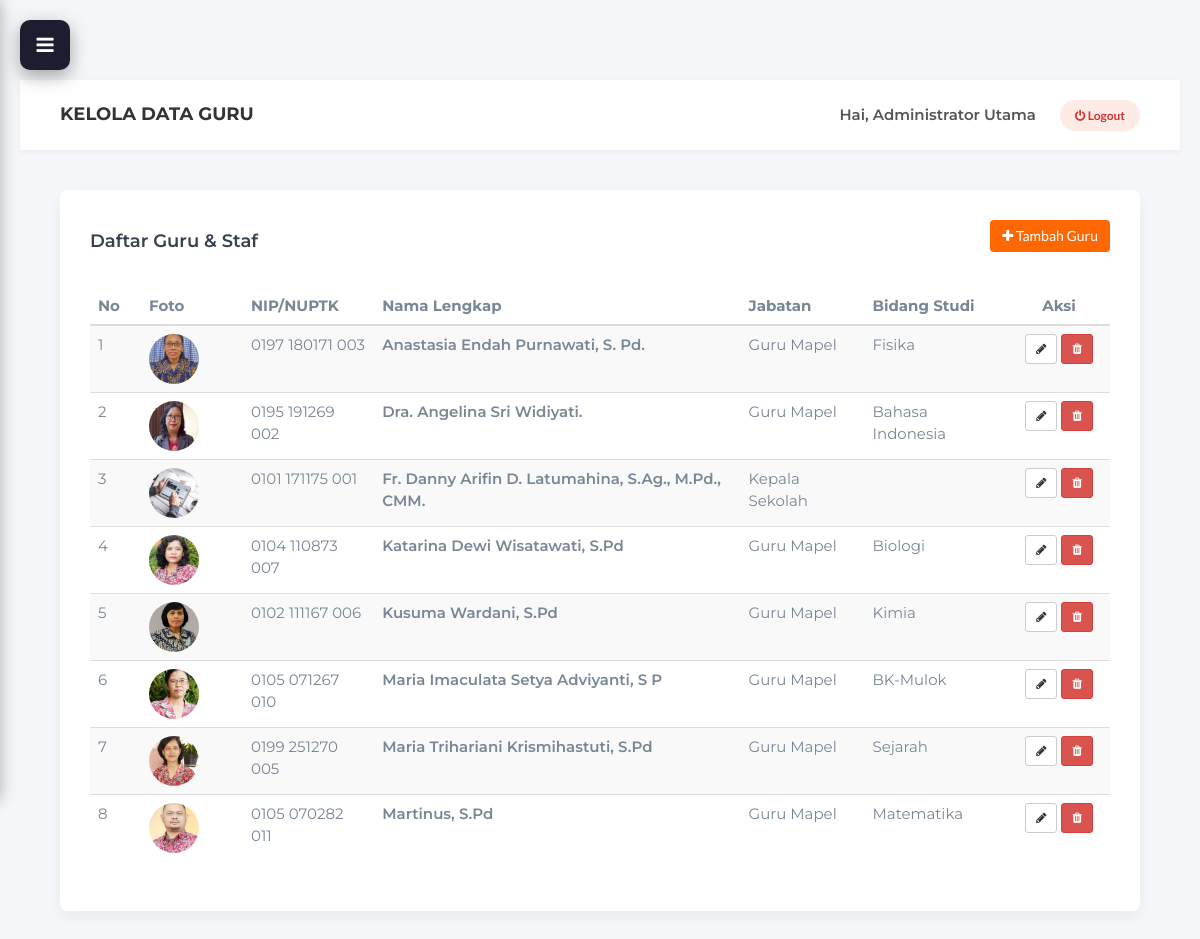
The page /admin/guru.php (signed in) on the database as committed earlier.
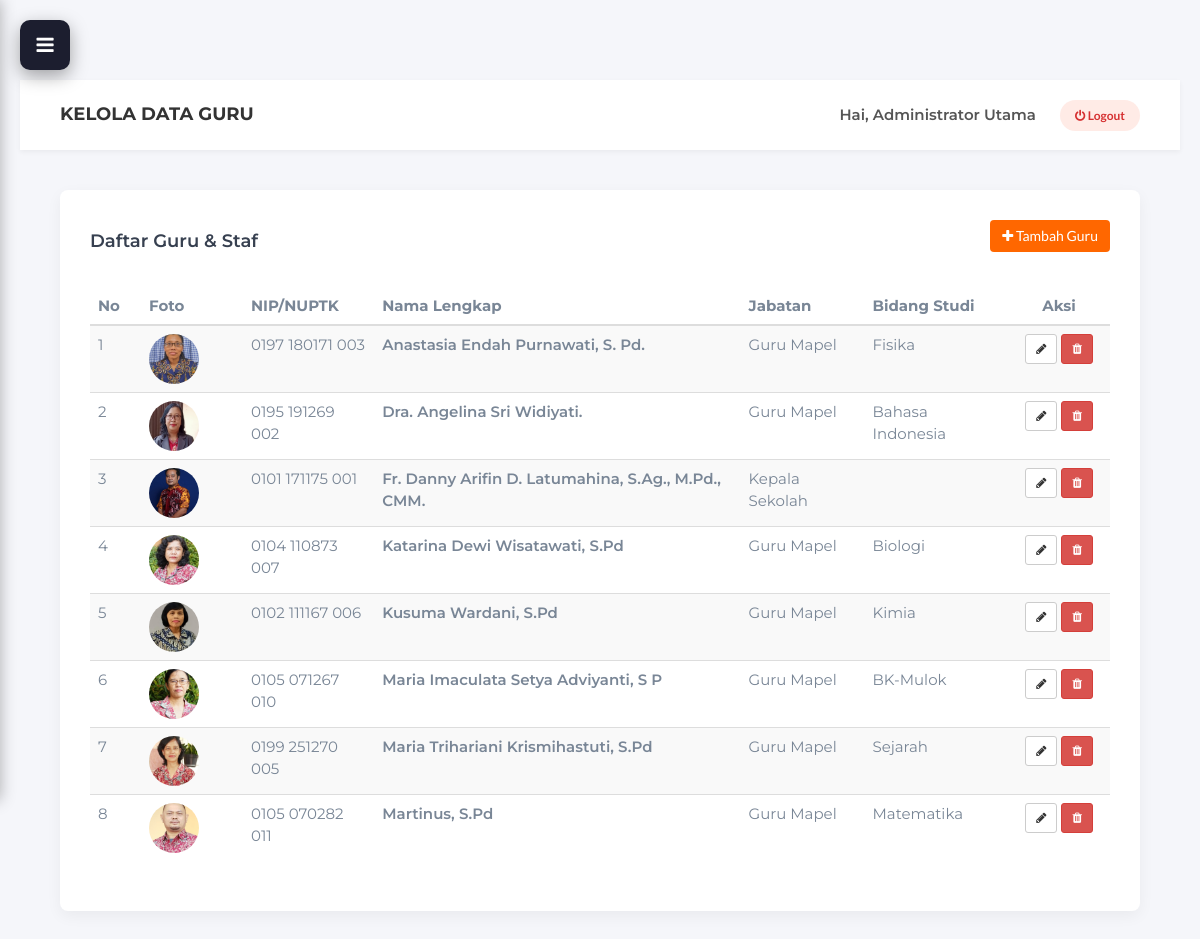
The same page on the database as committed later.
### tables this page shows
CREATE TABLE `guru_staf` (
  `id_guru` int NOT NULL,
  `nip` varchar(50) DEFAULT NULL,
  `nama_lengkap` varchar(100) NOT NULL,
  `jabatan` varchar(50) NOT NULL,
  `bidang_studi` varchar(100) NOT NULL,
  `email` varchar(100) DEFAULT NULL,
  `foto` varchar(255) DEFAULT NULL
);

### controllers/AdminGuruController.php (called while the page is built, shortened)
<?php
require_once __DIR__ . '/../models/GuruModel.php';
class AdminGuruController {
    public function index() {
        $model = new GuruModel();
        $data_guru = $model->getAllGuruList();
        require_once '../views/admin/guru_index.php';
    }
}
?>

### models/GuruModel.php (called while the page is built, shortened)
<?php
require_once 'Database.php';
class GuruModel extends Database {
    public function getAllGuruList() {
        $sql = "SELECT id_guru, nip, nama_lengkap, jabatan, bidang_studi, email, foto
                  FROM guru_staf";
        $order = " ORDER BY nama_lengkap ASC";
        $final_sql = $sql . $order;
        $query = $this->query($final_sql);
        $data_guru = [];
        while ($row = mysqli_fetch_assoc($query)) {
            $data_guru[] = $row;
        }
        return $data_guru;
    }
}
?>

### models/Database.php (called while the page is built, shortened)
<?php
require_once __DIR__ . '/../Koneksi Database/koneksi.php';
class Database {
    protected $koneksi;
    public function __construct() {
        global $koneksi;
        $this->koneksi = $koneksi;
    }
    public function query($sql) {
        return mysqli_query($this->koneksi, $sql);
    }
}
?>

### views/admin/guru_index.php (the view)
<?php
$title = "Kelola Data Guru";
require_once 'template/header.php';
require_once 'template/sidebar.php';
?>
<div class="main-content">
    <?php require_once 'template/topbar.php'; ?>
    <div class="content-wrapper">
        <div class="card-box">
            <div class="row" style="margin-bottom: 20px;">
                <div class="col-md-6"><h4>Daftar Guru & Staf</h4></div>
                <div class="col-md-6 text-right">
                    <a href="guru.php?aksi=tambah" class="btn btn-orange"><i class="fa fa-plus"></i> Tambah Guru</a>
                </div>
            </div>
            <div class="table-responsive">
                <table class="table table-hover table-striped">
                    <thead>
                        <tr>
                            <th width="5%">No</th>
                            <th width="10%">Foto</th>
                            <th>NIP/NUPTK</th>
                            <th>Nama Lengkap</th>
                            <th>Jabatan</th>
                            <th>Bidang Studi</th>
                            <th width="10%" class="text-center">Aksi</th>
                        </tr>
                    </thead>
                    <tbody>
                        <?php
                        $no = 1;
                        if (count($data_guru) > 0) {
                            foreach ($data_guru as $g) {
                                $img_path = "uploads/guru/" . $g['foto'];
                                if(empty($g['foto']) || !file_exists("../admin/" . $img_path)) {
                                    $img_show = "../img/course01.jpg";
                                } else {
                                    $img_show = $img_path;
                                }
                        ?>
                        <tr>
                            <td><?php echo $no++; ?></td>
                            <td><img src="<?php echo $img_show; ?>" width="50" style="border-radius: 50%; height: 50px; object-fit: cover;"></td>
                            <td><?php echo htmlspecialchars($g['nip']); ?></td>
                            <td style="font-weight:600;"><?php echo htmlspecialchars($g['nama_lengkap']); ?></td>
                            <td><?php echo htmlspecialchars($g['jabatan']); ?></td>
                            <td><?php echo htmlspecialchars($g['bidang_studi']); ?></td>
                            <td class="text-center">
                                <a href="guru.php?aksi=edit&id=<?php echo $g['id_guru']; ?>" class="btn btn-sm btn-default"><i class="fa fa-pencil"></i></a>
                                <a href="guru.php?aksi=hapus&id=<?php echo $g['id_guru']; ?>" class="btn btn-sm btn-danger" onclick="return confirm('Hapus data guru ini?')"><i class="fa fa-trash"></i></a>
                            </td>
                        </tr>
                        <?php
                            }
                        } else {
                            echo "<tr><td colspan='7' class='text-center'>Belum ada data guru.</td></tr>";
                        }
                        ?>
                    </tbody>
                </table>
            </div>
        </div>
    </div>
</div>
<?php require_once 'template/footer.php'; ?>

### admin/guru.php (shortened to what this page needs)
<?php
require_once '../controllers/AdminGuruController.php';
$controller = new AdminGuruController();
$aksi = isset($_GET['aksi']) ? $_GET['aksi'] : 'index';
switch ($aksi) {
    default:
        $controller->index();
        break;
}
?>

### views/admin/template/header.php (shortened to what this page needs)
<!DOCTYPE html>
<html lang="id">
<head>
    <link type="text/css" rel="stylesheet" href="../css/bootstrap.min.css"/>
    <link rel="stylesheet" href="../css/font-awesome.min.css">
    <link type="text/css" rel="stylesheet" href="../css/style.css"/>
</head>
<body></body>

### views/admin/template/sidebar.php (shortened to what this page needs)
<button id="toggleSidebar" class="toggle-sidebar-btn sidebar-closed">
    <i class="fa fa-bars"></i>
</button>

### views/admin/template/topbar.php
<div class="admin-header">
    <h4 style="margin:0; font-weight:700; color: #333; text-transform: uppercase;">
        <?php echo isset($title) ? $title : 'Admin Area'; ?>
    </h4>
    <div class="user-area">
        <span style="margin-right: 20px; font-weight:600; color:#555;">
            Hai, <?php echo isset($_SESSION['admin_nama']) ? $_SESSION['admin_nama'] : 'Admin'; ?>
        </span>
        <a href="logout.php" class="btn-logout" onclick="return confirm('Yakin ingin keluar?')">
            <i class="fa fa-power-off"></i> Logout
        </a>
    </div>
</div>

### views/admin/template/footer.php (shortened to what this page needs)
</body>
</html>

### css/style.css (style rules this page uses)
body { font-family: 'Montserrat', sans-serif; font-size: 15px; font-weight: 400; color: #798696; overflow-x:hidden; }
h1,h2,h3,h4,h5,h6 { margin-top: 12px; margin-bottom: 15px; font-weight: 600; color: #374050; }
h4 { font-size:18px; }
a { font-family: 'Lato', sans-serif; color: #374050; font-weight: 700; }

### views/admin/template/header.php (style rules this page uses)
body { background-color: #f5f7fa; font-family: 'Montserrat', sans-serif; padding-top: 0; }
.main-content { margin-left: 260px; transition: all 0.3s; }
.admin-header { background: #fff; height: 70px; box-shadow: 0 2px 5px rgba(0,0,0,0.05); display: flex; justify-content: space-between; align-items: center; padding: 0 40px; }
.content-wrapper { padding: 40px; }
.btn-logout { background: #ffebe6; color: #d63031; padding: 8px 15px; border-radius: 20px; font-size: 12px; font-weight: 700; text-decoration: none; transition: 0.3s; }
.card-box { background: #fff; padding: 30px; border-radius: 8px; box-shadow: 0 5px 15px rgba(0,0,0,0.05); }
.btn-orange { background: #FF6700; color: #fff; border: none; }

### views/admin/template/sidebar.php (style rules this page uses)
.toggle-sidebar-btn { position: fixed !important; top: 20px !important; z-index: 10000 !important; background: #1c1e2f; color: #fff; border: none; width: 50px; height: 50px; border-radius: 10px; cursor: pointer; font-size: 20px; box-shadow: 0 6px 18px rgba(0,0,0,0.35); display: flex; align-items: center; justify-content: center; transition: all 0.3s ease; }
.toggle-sidebar-btn.sidebar-closed { left: 20px !important; }
.main-content { margin-left: 260px; transition: margin-left 0.3s ease; position: relative; min-height: 100vh; background: #f5f6fa; padding: 20px; padding-top: 80px; }
.main-content.full { margin-left: 0; }

Rows that differ between the two databases and show on the page:
changed guru_staf "Fr. Danny Arifin D. Latumahina, S.Ag., M.Pd., CMM.": foto: picture added in place of a placeholder
